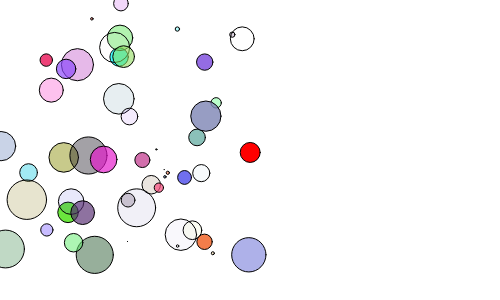
Frame 1 (no input)
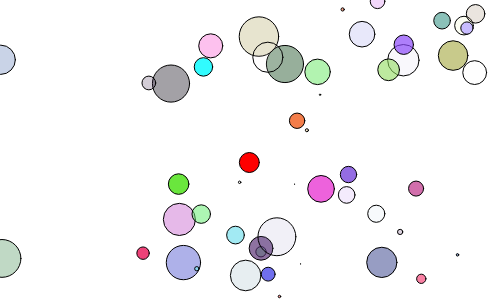
Frame 60 (no input)
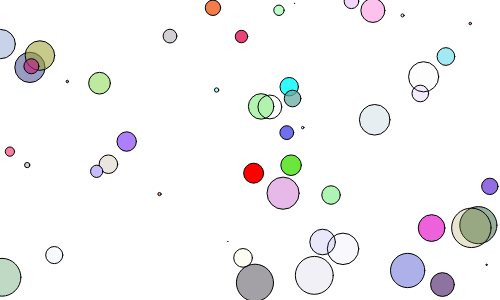
Frame 120 (the mouse pressed at the canvas centre since frame 60)

The p5.js sketch that drew these frames (run headless with seeded random() and noise() and a simulated clock; from frame 60 on, the mouse is pressed at the canvas centre):

// p5.js sketch
// ── sketch.js
// Learning Processing
// Daniel Shiffman
// http://www.learningprocessing.com
// Adapted for P5JS by Chandru Narayan
// Bush School
// Example: Two Bubble objects

let myBubble1, myBubble2; // Two bubble objects!
let bubbles = [];  // A Bubble Array
let maxBubb = 50;

function randomColor() {
  return color(random(255),random(255),random(255),random(255));
}

function setup() {
  createCanvas(500, 300);
  myRedBubble = new Bubble(color("red"), 10, width / 2, height / 2, 3, 3); // Parameters go inside the parentheses when the object is constructed.
  for (i = 0; i < maxBubb; i++) {
    bubbles[i] = new Bubble(randomColor(), random(20), random(255), random(255), random(10), random(10));
  }
}

function draw() {
  background(255);
  myRedBubble.jitter();
  myRedBubble.display();
  for (i = 0; i < maxBubb; i++) {
    bubbles[i].move();
    bubbles[i].display();
  }
}

function Bubble(tempC, tempRad, tempXpos, tempYpos, tempXspd, tempYspd) { // The Constructor is defined with arguments.
  this.c = tempC;
  this.rad = tempRad;
  this.xpos = tempXpos;
  this.ypos = tempYpos;
  this.xspd = tempXspd;
  this.yspd = tempYspd;
  this.xdir = 1;
  this.ydir = 1;

  this.display = function() {
    stroke(0);
    fill(this.c);
    rectMode(CENTER);
    ellipseMode(RADIUS);
    ellipse(this.xpos, this.ypos, this.rad);
  }

  this.move = function() {
    this.xpos += this.xspd * this.xdir;
    this.ypos += this.yspd * this.ydir;

    if (this.xpos > width - this.rad || this.xpos < this.rad) {
      this.xdir *= -1;
    }
    if (this.ypos > height - this.rad || this.ypos < this.rad) {
      this.ydir *= -1;
    }
  }

  this.jitter = function() {
    this.xpos += random(-this.xspd, this.xspd);
    this.ypos += random(-this.yspd, this.yspd);

    if (this.xpos > width - this.rad) {
      this.xpos = width;
    } else if (this.ypos > height - this.rad) {
      this.ypos = 0;
    }
  }
}
